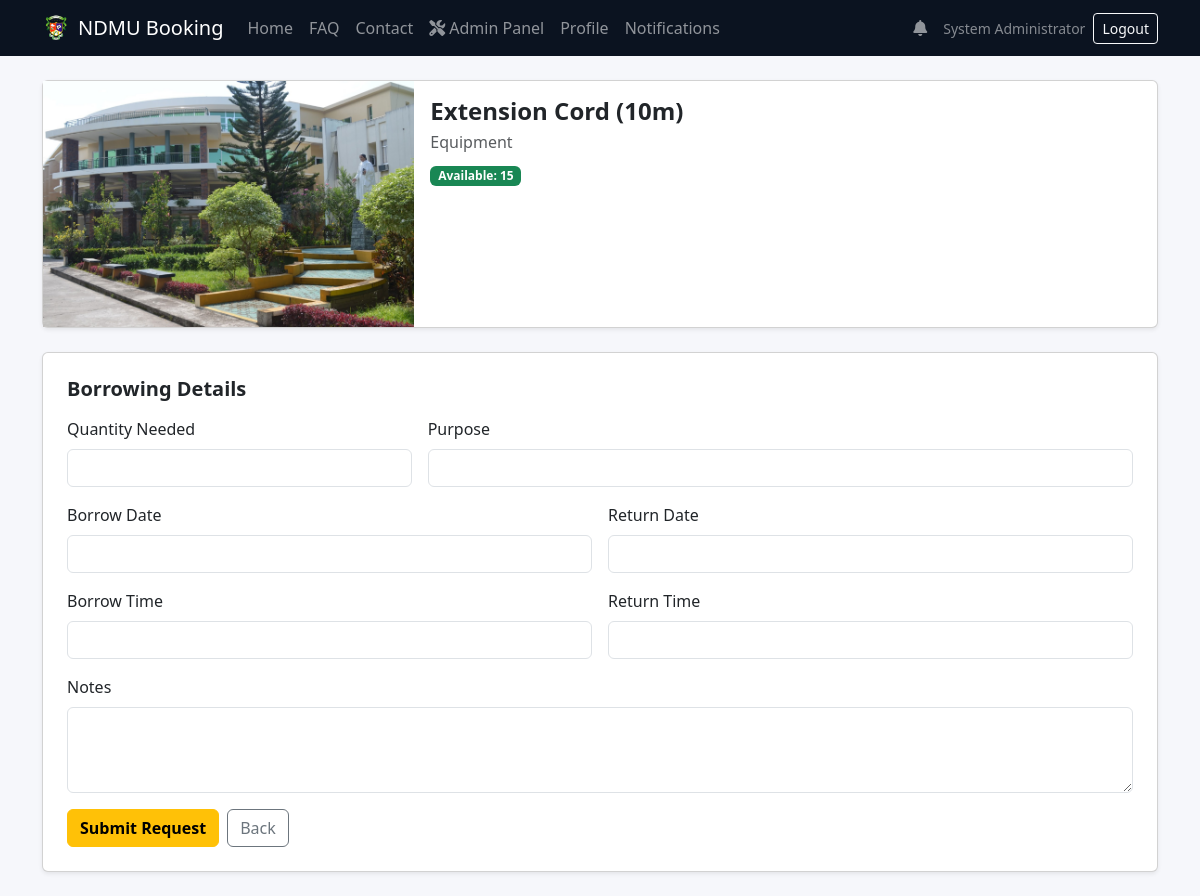
Page /book_item_form.php?item_id=4 (signed in) on the committed database.
### tables this page shows
CREATE TABLE IF NOT EXISTS items (
    id                  INT AUTO_INCREMENT PRIMARY KEY,
    name                VARCHAR(255) NOT NULL,
    category            VARCHAR(100) NOT NULL,
    quantity_available  INT NOT NULL DEFAULT 0,
    photo_path          VARCHAR(255),
    description         TEXT,
    is_active           TINYINT(1) DEFAULT 1,
    created_at          TIMESTAMP DEFAULT CURRENT_TIMESTAMP
);

### includes/functions.php (called while the page is built, shortened)
<?php
function e(?string $value): string
{
    return htmlspecialchars((string)$value, ENT_QUOTES | ENT_SUBSTITUTE, 'UTF-8');
}

### book_item_form.php (the view, shortened to what this page needs)
<?php
require_once __DIR__ . '/includes/db.php';
require_once __DIR__ . '/includes/functions.php';
$itemId = (int)($_GET['item_id'] ?? 0);
$stmt = $pdo->prepare('SELECT id, name, category, quantity_available, photo_path FROM items WHERE id = ? AND is_active = 1');
$stmt->execute([$itemId]);
$item = $stmt->fetch();
$photo = (string)($item['photo_path'] ?? '');
$img   = $photo !== '' ? $photo : 'assets/images/ndmubg.jpg';
?>
<?php require_once __DIR__ . '/includes/header.php'; ?>
<?php require_once __DIR__ . '/includes/navbar.php'; ?>
<div class="container py-4">
    <div class="card shadow-sm mb-4">
        <div class="row g-0">
            <div class="col-md-4">
                <img src="<?= e($img) ?>" class="w-100 h-100" alt="<?= e((string)$item['name']) ?>" style="object-fit:cover;min-height:220px">
            </div>
            <div class="col-md-8">
                <div class="card-body">
                    <h1 class="h4 fw-bold mb-1"><?= e((string)$item['name']) ?></h1>
                    <div class="text-muted mb-2"><?= e((string)($item['category'] ?? '')) ?></div>
                    <span class="badge bg-success">Available: <?= (int)($item['quantity_available'] ?? 0) ?></span>
                </div>
            </div>
        </div>
    </div>
    <div class="card shadow-sm">
        <div class="card-body p-4">
            <h2 class="h5 fw-semibold mb-3">Borrowing Details</h2>
            <form method="post" id="itemBorrowForm">
                <div class="row g-3">
                    <div class="col-md-4">
                        <label class="form-label">Quantity Needed</label>
                        <input id="qtyNeeded" class="form-control" type="number" min="1" name="quantity_needed" required value="<?= e($_POST['quantity_needed'] ?? '') ?>">
                    </div>
                    <div class="col-md-8">
                        <label class="form-label">Purpose</label>
                        <input class="form-control" name="purpose" required value="<?= e($_POST['purpose'] ?? '') ?>">
                    </div>
                    <div class="col-md-6">
                        <label class="form-label">Borrow Date</label>
                        <input id="borrowDate" class="form-control" name="borrow_date" required value="<?= e($_POST['borrow_date'] ?? '') ?>">
                    </div>
                    <div class="col-md-6">
                        <label class="form-label">Return Date</label>
                        <input id="returnDate" class="form-control" name="return_date" required value="<?= e($_POST['return_date'] ?? '') ?>">
                    </div>
                    <div class="col-md-6">
                        <label class="form-label">Borrow Time</label>
                        <input id="borrowTime" class="form-control" name="borrow_time" required value="<?= e($_POST['borrow_time'] ?? '') ?>">
                    </div>
                    <div class="col-md-6">
                        <label class="form-label">Return Time</label>
                        <input id="returnTime" class="form-control" name="return_time" required value="<?= e($_POST['return_time'] ?? '') ?>">
                    </div>
                    <div class="col-12">
                        <label class="form-label">Notes</label>
                        <textarea class="form-control" name="notes" rows="3"><?= e($_POST['notes'] ?? '') ?></textarea>
                    </div>
                </div>
                <div class="d-flex gap-2 mt-3">
                    <button id="submitBtn" class="btn btn-warning fw-semibold">Submit Request</button>
                    <a class="btn btn-outline-secondary" href="book_item.php">Back</a>
                </div>
            </form>
        </div>
    </div>
</div>
<link rel="stylesheet" href="https://cdn.jsdelivr.net/npm/flatpickr/dist/flatpickr.min.css">
<?php require_once __DIR__ . '/includes/footer.php'; ?>

### assets/css/style.css (style rules this page uses)
:root { --ndmu-gold:#d4af37; --ndmu-green:#0b5d1e; --ndmu-dark:#0b1320; }
html,body { height:100%; }
body { background:#f6f7fb; }

### rows in the picture
items: name "Extension Cord (10m)", category "Equipment", quantity_available "15"

### other values in the picture
$user['name'] "System Administrator"
